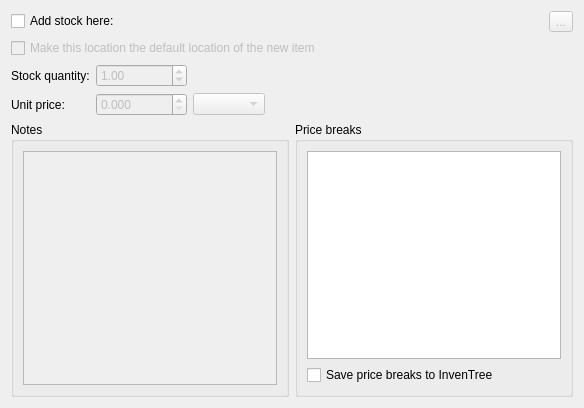
<?xml version="1.0" encoding="UTF-8"?>
<ui version="4.0">
 <class>WizardPageStockAndPricing</class>
 <widget class="QWizardPage" name="WizardPageStockAndPricing">
  <property name="geometry">
   <rect>
    <x>0</x>
    <y>0</y>
    <width>584</width>
    <height>408</height>
   </rect>
  </property>
  <property name="windowTitle">
   <string>WizardPage</string>
  </property>
  <property name="title">
   <string>Stock level and pricing</string>
  </property>
  <layout class="QGridLayout" name="gridLayout_3">
   <item row="4" column="3" colspan="3">
    <widget class="QGroupBox" name="groupBoxPriceBreaks">
     <property name="title">
      <string>Price breaks</string>
     </property>
     <layout class="QGridLayout" name="gridLayout_2">
      <item row="0" column="0">
       <widget class="QTableView" name="tableViewPriceBreaks"/>
      </item>
      <item row="1" column="0">
       <widget class="QCheckBox" name="checkBoxSavePriceBreaks">
        <property name="text">
         <string>Save price breaks to InvenTree</string>
        </property>
       </widget>
      </item>
     </layout>
    </widget>
   </item>
   <item row="3" column="0" colspan="6">
    <layout class="QGridLayout" name="gridLayout">
     <item row="0" column="0">
      <widget class="QLabel" name="label_9">
       <property name="text">
        <string>Stock quantity:</string>
       </property>
      </widget>
     </item>
     <item row="0" column="1">
      <widget class="QDoubleSpinBox" name="doubleSpinBoxStockQuantity">
       <property name="enabled">
        <bool>false</bool>
       </property>
       <property name="maximum">
        <double>9999999.000000000000000</double>
       </property>
       <property name="value">
        <double>1.000000000000000</double>
       </property>
      </widget>
     </item>
     <item row="1" column="0">
      <widget class="QLabel" name="label_10">
       <property name="text">
        <string>Unit price:</string>
       </property>
      </widget>
     </item>
     <item row="1" column="1">
      <widget class="QDoubleSpinBox" name="doubleSpinBoxUnitPrice">
       <property name="enabled">
        <bool>false</bool>
       </property>
       <property name="decimals">
        <number>3</number>
       </property>
       <property name="maximum">
        <double>999999999.000000000000000</double>
       </property>
      </widget>
     </item>
     <item row="1" column="2">
      <widget class="QComboBox" name="comboBoxUnitPriceCurrency">
       <property name="enabled">
        <bool>false</bool>
       </property>
      </widget>
     </item>
     <item row="1" column="3">
      <spacer name="horizontalSpacer">
       <property name="orientation">
        <enum>Qt::Orientation::Horizontal</enum>
       </property>
       <property name="sizeHint" stdset="0">
        <size>
         <width>40</width>
         <height>20</height>
        </size>
       </property>
      </spacer>
     </item>
    </layout>
   </item>
   <item row="4" column="0" colspan="3">
    <widget class="QGroupBox" name="groupBoxNotes">
     <property name="title">
      <string>Notes</string>
     </property>
     <layout class="QGridLayout" name="gridLayout_8">
      <item row="0" column="0">
       <widget class="QTextEdit" name="textEditStockNotes">
        <property name="enabled">
         <bool>false</bool>
        </property>
       </widget>
      </item>
     </layout>
    </widget>
   </item>
   <item row="1" column="0" colspan="6">
    <layout class="QHBoxLayout" name="horizontalLayout">
     <property name="bottomMargin">
      <number>0</number>
     </property>
     <item>
      <widget class="QCheckBox" name="checkBoxCreateStock">
       <property name="text">
        <string>Add stock here:</string>
       </property>
      </widget>
     </item>
     <item>
      <widget class="QLabel" name="labelStockLocation">
       <property name="sizePolicy">
        <sizepolicy hsizetype="Expanding" vsizetype="Preferred">
         <horstretch>0</horstretch>
         <verstretch>0</verstretch>
        </sizepolicy>
       </property>
       <property name="text">
        <string/>
       </property>
      </widget>
     </item>
     <item>
      <widget class="QToolButton" name="toolButtonChangeTargetLocation">
       <property name="enabled">
        <bool>false</bool>
       </property>
       <property name="text">
        <string>...</string>
       </property>
      </widget>
     </item>
    </layout>
   </item>
   <item row="2" column="0" colspan="6">
    <widget class="QCheckBox" name="checkBoxMakeStockLocationDefault">
     <property name="enabled">
      <bool>false</bool>
     </property>
     <property name="text">
      <string>Make this location the default location of the new item</string>
     </property>
    </widget>
   </item>
  </layout>
 </widget>
 <resources/>
 <connections/>
</ui>
